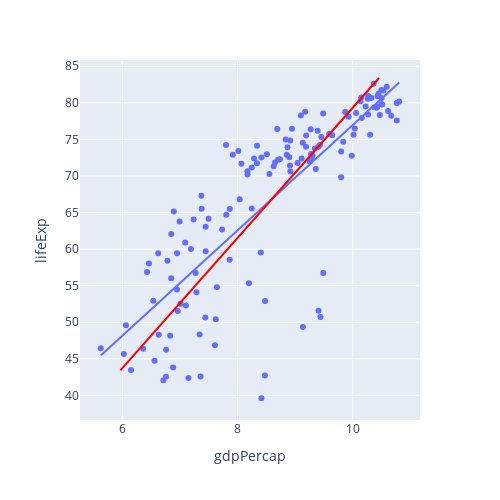

The cell this chart's notebook holds for it:
### Code cell
import statsmodels.api as sm

fig.add_traces(
    px.line(
        
        sm.PCA(df).project(ncomp=1), 
        
        x="gdpPercap", y="lifeExp").update_traces(line_color="red").data
)

### Figure 1 — Plotly figure (JSON) as saved in the notebook; plotly's stock layout.template omitted (floating-point values rounded to 4 significant figures; data arrays with more than 128 entries replaced by an {"elided": "..."} marker saying what was removed)
{"data": [{"hovertemplate": "gdpPercap=%{x}<br>lifeExp=%{y}<extra></extra>", "legendgroup": "", "marker": {"color": "#636efa", "symbol": "circle"}, "mode": "markers", "name": "", "orientation": "v", "showlegend": false, "type": "scatter", "x": {"elided": "142 float values"}, "xaxis": "x", "y": {"elided": "142 float values"}, "yaxis": "y"}, {"hovertemplate": "<b>OLS trendline</b><br>lifeExp = 7.2028 * gdpPercap + 4.94961<br>R<sup>2</sup>=0.654449<br><br>gdpPercap=%{x}<br>lifeExp=%{y} <b>(trend)</b><extra></extra>", "legendgroup": "", "marker": {"color": "#636efa", "symbol": "circle"}, "mode": "lines", "name": "", "showlegend": false, "type": "scatter", "x": {"elided": "142 float values"}, "xaxis": "x", "y": {"elided": "142 float values"}, "yaxis": "y"}, {"hovertemplate": "gdpPercap=%{x}<br>lifeExp=%{y}<extra></extra>", "legendgroup": "", "line": {"color": "red", "dash": "solid"}, "marker": {"symbol": "circle"}, "mode": "lines", "name": "", "orientation": "v", "showlegend": false, "type": "scatter", "x": {"elided": "142 float values"}, "xaxis": "x", "y": {"elided": "142 float values"}, "yaxis": "y"}], "layout": {"height": 500, "legend": {"tracegroupgap": 0}, "margin": {"t": 60}, "width": 500, "xaxis": {"anchor": "y", "autorange": true, "domain": [0, 1], "range": [5.266, 11.17], "title": {"text": "gdpPercap"}, "type": "linear"}, "yaxis": {"anchor": "x", "autorange": true, "domain": [0, 1], "range": [36.64, 85.86], "title": {"text": "lifeExp"}, "type": "linear"}}}
